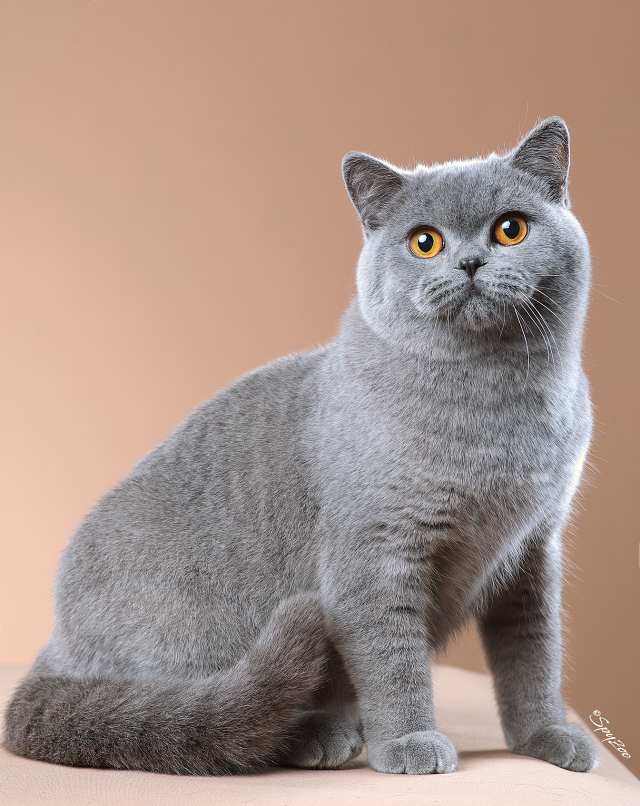
#> input picture basic/cat.jpg, 1280 x 1612 px (shown at 1/2 size)
$ python imgcal.py
#> lines starting #> are read from the running program, lines starting #| are printed output that depends on the picture
"""数值计算"""
import cv2
import matplotlib.pyplot as plt
import numpy as np

cat_img = cv2.imread('cat.jpg')
#> cat_img is the input picture: shape (1612, 1280, 3); mean B, G, R 137.1, 146.7, 168.2
dog_img = cv2.imread('dog.png')
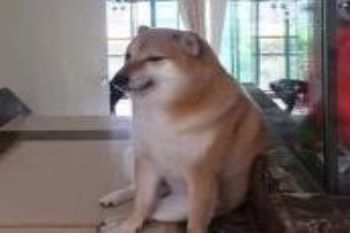
#> input picture basic/dog.png, 351 x 234 px
#> dog_img is the input picture: shape (234, 351, 3); mean B, G, R 111.6, 113.5, 124.4

cat_img2 = cat_img + 30
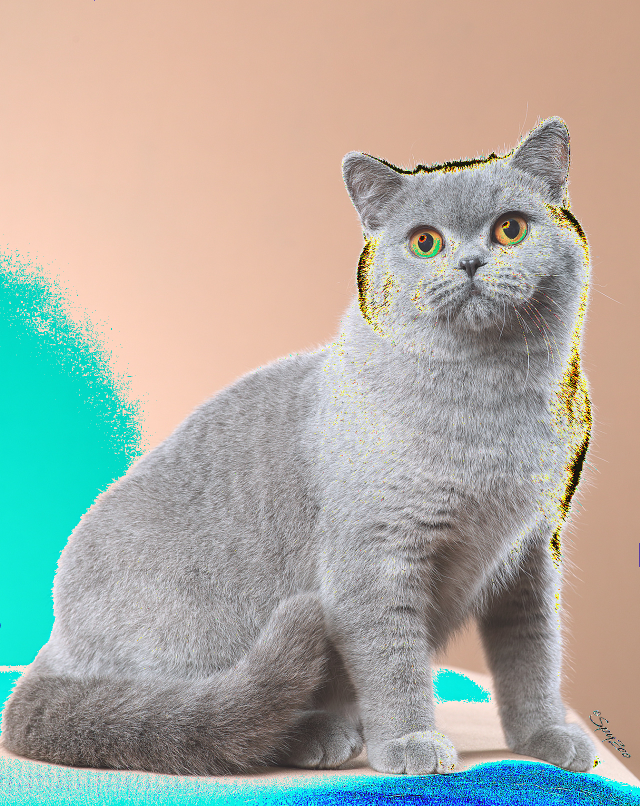
#> cat_img2: shape (1612, 1280, 3) (shown at 1/2 size); mean B, G, R 162.7, 172.6, 172.6
# [6 lines of commented-out code are left out]

print(cat_img + cat_img2)  # 对256取余，%
#> (printed output is left out)
cat_img3 = cv2.add(cat_img, cat_img2)  # 越界取255
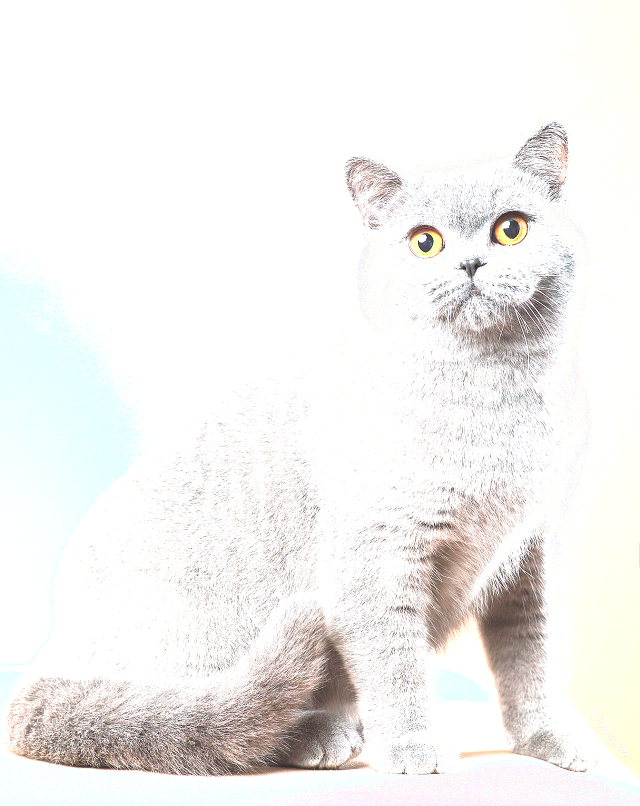
#> cat_img3: shape (1612, 1280, 3) (shown at 1/2 size); mean B, G, R 239.8, 241.5, 242.9
# print(cat_img3)
print(dog_img.shape)
#| (234, 351, 3)
cat_img4 = cv2.resize(cat_img, (351, 234))
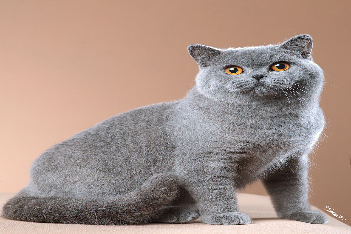
#> cat_img4: shape (234, 351, 3); mean B, G, R 137, 146.7, 168.1
print(cat_img4.shape)
#| (234, 351, 3)

# cat_img4 = cv2.resize(cat_img, (0, 0), fx=1.5, fy=1.5)  # 倍数
res = cv2.addWeighted(cat_img4, 0.4, dog_img, 0.6, 0)
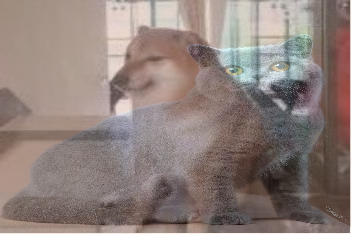
#> res: shape (234, 351, 3); mean B, G, R 121.8, 126.8, 141.9
cv2.imshow('res', res)

cv2.waitKey(0)
cv2.destroyAllWindows()
